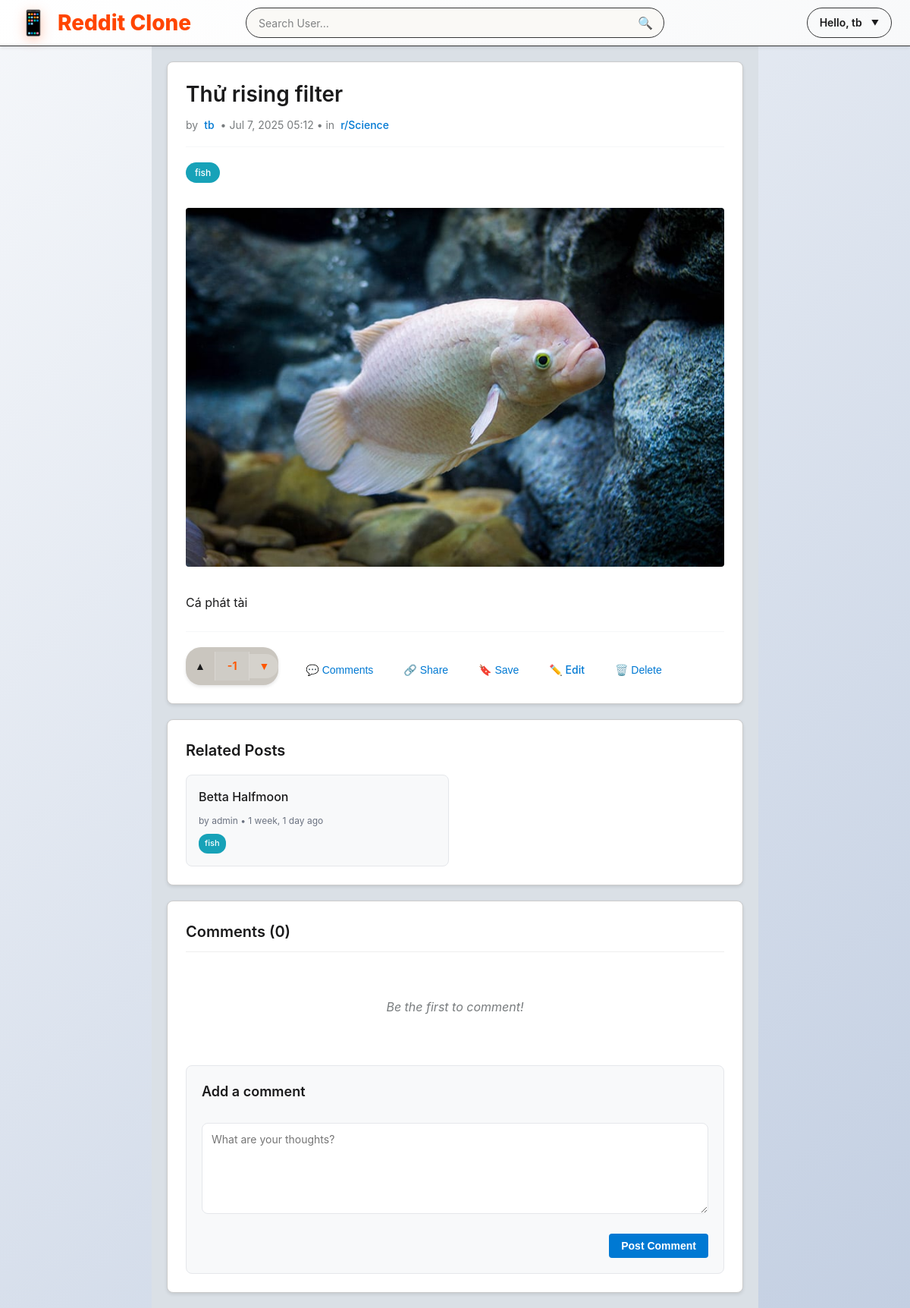
Screenshot of /post/81/ (signed in) with the database file from the repository.
### posts/models.py (models this page shows, shortened)
class Post(models.Model):
    title        = models.CharField(max_length=255)
    content      = models.TextField(blank=True)
    image        = models.ImageField(upload_to='post_images/', blank=True, null=True)
    author       = models.ForeignKey(User, on_delete=models.CASCADE)
    community    = models.ForeignKey(Community, on_delete=models.CASCADE,
                                     null=True, blank=True,
                                     )
    tags         = models.ManyToManyField(Tag, blank=True, related_name='posts')
    created_at   = models.DateTimeField(auto_now_add=True)
    @property
    def score(self):
        upvotes = self.votes.filter(is_upvote=True).count()
        downvotes = self.votes.filter(is_upvote=False).count()
        return upvotes - downvotes

class Community(models.Model):
    name = models.CharField(max_length=100, unique=True)
    slug = models.SlugField(max_length=100, unique=True, blank=True)
    description = models.TextField(blank=True)
    owner       = models.ForeignKey(settings.AUTH_USER_MODEL,
                                    on_delete=models.CASCADE,
                                    related_name='owned_communities')
    created_at = models.DateTimeField(auto_now_add=True, null=True, blank=True)

class Tag(models.Model):
    name = models.CharField(max_length=50, unique=True)
    slug = models.SlugField(max_length=50, unique=True, blank=True)
    color = models.CharField(max_length=7, default='#007bff')  # Hex color code
    created_at = models.DateTimeField(auto_now_add=True)
    class Meta:
        ordering = ['name']

### posts/views.py (the view)
# urls.py: path('post/<int:pk>/', views.post_detail, name='post_detail'),
def post_detail(request, pk):
    post = get_object_or_404(Post, pk=pk)
    if request.method == 'POST':
        form = CommentForm(request.POST)
        if form.is_valid() and request.user.is_authenticated:
            comment = form.save(commit=False)
            comment.post   = post
            comment.author = request.user
            comment.save()
            return redirect('posts:post_detail', pk=pk)
    else:
        form = CommentForm()
    related_posts = []
    if post.tags.exists():
        related_posts = Post.objects.filter(
            tags__in=post.tags.all()
        ).exclude(pk=post.pk).distinct()[:5]
    user_vote = None
    if request.user.is_authenticated:
        try:
            user_vote = Vote.objects.get(user=request.user, post=post)
        except Vote.DoesNotExist:
            pass
    return render(request, 'posts/post_detail.html', {
        'post': post,
        'form': form,
        'related_posts': related_posts,
        'user_vote': user_vote,
    })

### posts/forms.py
class CommentForm(forms.ModelForm):
    class Meta:
        model = Comment
        fields = ['text']
        widgets = {
            'text': forms.Textarea(attrs={
                'placeholder': 'What are your thoughts?',
                'class': 'form-control',
                'rows': 3
            })
        }

### posts/templates/posts/post_detail.html (shortened to what this page needs)
{% extends 'posts/base.html' %}
{% load static %}
{% block extra_css %}
<link rel="stylesheet" href="{% static 'posts\css\post_detail.css' %}">
{% endblock %}
{% block content %}
  <div class="post-detail-container">
    <div class="post-detail-card">
      <div class="post-detail-header">
        <h1 class="post-detail-title">{{ post.title }}</h1>
        <div class="post-detail-meta">
          by <a href="{% url 'posts:user_profile' post.author.username %}">{{ post.author.username }}</a>
          • {{ post.created_at|date:"M j, Y H:i" }}
          {% if post.community %}
            • in <a href="{% url 'posts:community' post.community.slug %}" class="community-link">r/{{ post.community.name }}</a>
          {% endif %}
        </div>
      </div>
      {% if post.tags.exists %}
      <div class="post-tags mt-2">
          {% for tag in post.tags.all %}
              <a href="{% url 'posts:tag_detail' tag.slug %}" class="tag-link">
                  <span class="badge" style="background-color: {{ tag.color }}; color: white;">
                      {{ tag.name }}
                  </span>
              </a>
          {% endfor %}
      </div>
      {% endif %}
      {% if post.image %}
        <div class="post-detail-image">
          <img src="{{ post.image.url }}" alt="Post image">
        </div>
      {% endif %}
      {% if post.content %}
        <div class="post-detail-content">
          {{ post.content|linebreaks }}
        </div>
      {% endif %}
      <div class="post-detail-footer">
          <div class="vote-section-detail"
              data-user-vote="{% if user_vote %}{% if user_vote.is_upvote %}up{% else %}down{% endif %}{% endif %}"
              data-post-id="{{ post.id }}">
              <button class="vote-btn upvote
                            {% if user_vote and user_vote.is_upvote %}active voted-up{% endif %}"
                      data-id="{{ post.id }}" data-dir="up">
                  <span class="vote-arrow">▲</span>
              </button>
              <div class="score
                          {% if user_vote %}voted{% endif %}
                          {% if post.score > 0 %}positive{% elif post.score < 0 %}negative{% endif %}"
                  id="score-{{ post.id }}">{{ post.score }}</div>
              <button class="vote-btn downvote
                            {% if user_vote and not user_vote.is_upvote %}active voted-down{% endif %}"
                      data-id="{{ post.id }}" data-dir="down">
                  <span class="vote-arrow">▼</span>
              </button>
          </div>
        <div class="post-detail-actions">
          <button class="action-btn comment-btn" onclick="document.getElementById('comment-form').scrollIntoView();">
            💬 Comments
          </button>
          <button class="action-btn share-btn">🔗 Share</button>
          <button class="action-btn save-btn">🔖 Save</button>
          {% if post.author == user %}
            <a href="{% url 'posts:edit_post' post.id %}" class="action-btn edit-btn">
              ✏️ Edit
            </a>
            <button class="action-btn delete-btn" onclick="confirmDelete()">
              🗑️ Delete
            </button>
          {% endif %}
        </div>
      </div>
    </div>
    {% if related_posts %}
    <div class="related-posts-section">
      <h3>Related Posts</h3>
      <div class="related-posts-grid">
        {% for related_post in related_posts %}
          <div class="related-post-card">
            <h4><a href="{% url 'posts:post_detail' related_post.id %}">{{ related_post.title|truncatechars:60 }}</a></h4>
            <div class="related-post-meta">
              by {{ related_post.author.username }} • {{ related_post.created_at|timesince }} ago
            </div>
            {% if related_post.tags.exists %}
              <div class="related-post-tags">
                {% for tag in related_post.tags.all|slice:":3" %}
                  <span class="tag-badge small" style="background-color: {{ tag.color }};">
                    {{ tag.name }}
                  </span>
                {% endfor %}
              </div>
            {% endif %}
          </div>
        {% endfor %}
      </div>
    </div>
    {% endif %}
    <div class="comments-section">
      <h2>Comments ({{ post.comments.count }})</h2>
      <ul class="comment-list">
        {% for c in post.comments.all %}
          <li class="comment-item">
            <div class="comment-header">
              <div class="comment-author">{{ c.author.username }}</div>
              <div class="comment-date">{{ c.created|date:"M j, Y H:i" }}</div>
            </div>
            <div class="comment-text">{{ c.text|linebreaks }}</div>
          </li>
        {% empty %}
          <li class="no-comments">Be the first to comment!</li>
        {% endfor %}
      </ul>
      {% if user.is_authenticated %}
        <form id="comment-form" method="post" class="comment-form">
          <div class="comment-form-header">
            <h3>Add a comment</h3>
          </div>
          {{ form.text }}
          <button type="submit" class="submit-comment-btn">Post Comment</button>
        </form>
      {% else %}
        <p class="login-to-comment">
          <a href="{% url 'login' %}?next={{ request.path }}">Log in</a> to leave a comment.
        </p>
      {% endif %}
    </div>
  </div>
{% endblock %}

### posts/templates/posts/base.html (shortened to what this page needs)
{% load static %}
<!DOCTYPE html>
<html lang="en">
<head>
  <link rel="stylesheet" href="{% static 'posts/css/style.css' %}">
  {% block extra_css %}{% endblock %}
</head>
<body>
  <header class="header">
    <div class="header-content">
      <a class="logo" href="{% url 'posts:post_list' %}">
        <span class="logo-icon">📱</span>
        Reddit Clone
      </a>
      <form class="search-form" method="get" action="{% url 'posts:user_search' %}">
        <input type="text" name="q" placeholder="Search User…" value="{{ request.GET.q|default:'' }}">
        <button type="submit">🔍</button>
      </form>
      <nav class="nav-right">
        {% if user.is_authenticated %}
          <div class="user-menu" id="userMenu">
            <div class="user-greeting">Hello, {{ user.username }}</div>
          </div>
        {% else %}
          <a href="{% url 'login' %}" class="nav-btn">Log In</a>
          <a href="{% url 'posts:register' %}" class="nav-btn">Sign Up</a>
        {% endif %}
      </nav>
    </div>
  </header>
  <main class="main-content">
    <div class="container">
      {% block content %}{% endblock %}
    </div>
  </main>
</body>
</html>

### posts/static/posts/css/style.css (style rules this page uses)
* { margin: 0; padding: 0; box-sizing: border-box; }
body { background: linear-gradient(135deg, #f5f7fa 0%, #c3cfe2 100%); font-family: -apple-system, BlinkMacSystemFont, "Segoe UI", Roboto, Oxygen-Sans, Ubuntu, Cantarell, "Helvetica Neue", sans-serif; line-height: 1.6; color: #1a1a1b; min-height: 100vh; }
.header { background: linear-gradient(135deg, #ffffff 0%, #f8f9fa 100%); border-bottom: 1px solid #343536; position: sticky; top: 0; z-index: 1000; box-shadow: 0 2px 4px rgba(0,0,0,0.1); }
.header-content { max-width: 1400px; margin: 0 auto; padding: 0 24px; display: grid; grid-template-columns: 1fr 2fr 1fr; align-items: center; height: 60px; gap: 24px; }
.logo { color: #ff4500; font-size: 28px; font-weight: 800; text-decoration: none; display: flex; align-items: center; justify-self: start; transition: all 0.3s cubic-bezier(0.4, 0, 0.2, 1); position: relative; }
.logo-icon { margin-right: 12px; font-size: 32px; filter: drop-shadow(0 4px 8px rgba(255,69,0,0.3)); transition: all 0.3s ease; }
.search-form { position: relative; display: flex; align-items: center; background-color: rgb(250, 249, 246); border: 1px solid #343536; border-radius: 20px; overflow: hidden; transition: border-color 0.2s ease, box-shadow 0.2s ease; justify-self: center; width: 100%; max-width: 600px; height: 40px; }
.search-form input { flex: 1; padding: 8px 16px; border: none; outline: none; font-size: 14px; background: transparent; color: #d7dadc; font-weight: 400; font-family: inherit; }
.search-form input::placeholder { color: #818384; font-weight: 400; }
.search-form button { background: transparent; border: none; padding: 0; width: 40px; height: 40px; cursor: pointer; color: #818384; font-size: 16px; display: flex; align-items: center; justify-content: center; transition: all 0.2s ease; border-radius: 4px; margin-right: 4px; }
.nav-right { display: flex; align-items: center; gap: 16px; justify-self: end; }
.user-menu { position: relative; display: inline-block; cursor: pointer; }
.user-menu .user-greeting { color: #1a1a1b; font-size: 14px; font-weight: 600; padding: 8px 16px; border-radius: 20px; transition: all 0.2s ease; display: flex; align-items: center; gap: 8px; border: 1px solid #343536; background: transparent; }
.user-menu .user-greeting::after { content: "▼"; font-size: 10px; transition: transform 0.3s ease; margin-left: 4px; }
.vote-btn { border: none; background: none; cursor: pointer; padding: 6px; color: #878a8c; transition: all 0.3s ease; display: flex; align-items: center; justify-content: center; border-radius: 50%; width: 32px; height: 32px; }
.vote-arrow { font-size: 18px; font-weight: bold; }
.score { font-size: 12px; font-weight: bold; color: #1a1a1b; margin: 6px 0; text-align: center; }
.action-btn { color: #878a8c; text-decoration: none; font-size: 12px; font-weight: 600; padding: 6px 12px; border-radius: 20px; transition: all 0.3s ease; display: flex; align-items: center; gap: 6px; border: none; background: none; cursor: pointer; }
.post-detail-card { background: white; border-radius: 6px; padding: 20px; margin-bottom: 30px; box-shadow: 0 2px 8px rgba(0,0,0,0.1); }
.post-detail-header { margin-bottom: 15px; }
.post-detail-title { margin: 0 0 8px; font-size: 28px; line-height: 1.2; }
.post-detail-meta { color: #555; font-size: 14px; }
.post-detail-image img { max-width: 100%; border-radius: 4px; margin: 15px 0; }
.post-detail-content { margin: 15px 0; line-height: 1.6; }
.post-detail-actions { display: flex; gap: 15px; margin-top: 10px; }
.post-detail-actions .action-btn { background: none; border: none; cursor: pointer; font-size: 14px; color: #0079d3; }
.comments-section { background: white; border-radius: 6px; padding: 20px; box-shadow: 0 2px 8px rgba(0,0,0,0.1); }
.comments-section h2 { margin-top: 0; font-size: 22px; border-bottom: 1px solid #eee; padding-bottom: 10px; }
.comment-list { list-style: none; padding: 0; margin: 20px 0; }
.no-comments { text-align: center; color: #666; padding: 20px 0; }
.comment-form { display: flex; flex-direction: column; gap: 10px; }
.comment-form textarea { width: 100%; height: 100px; padding: 8px; border: 1px solid #ccc; border-radius: 4px; resize: vertical; font-family: inherit; }
.comment-form button { align-self: flex-end; padding: 8px 16px; background: #0079d3; border: none; color: white; border-radius: 4px; cursor: pointer; }

### rows the page displays
Post: title "Thử rising filter", author.username "tb", created_at "Jul 7, 2025 05:12", community.name "Science", image (picture), content "Cá phát tài", score "-1", comments.count "0"
Tag: name "fish"
Post: title "Betta Halfmoon", author.username "admin", created_at "1 week, 1 day"

### other values shown
{{ user.username }} "tb"
